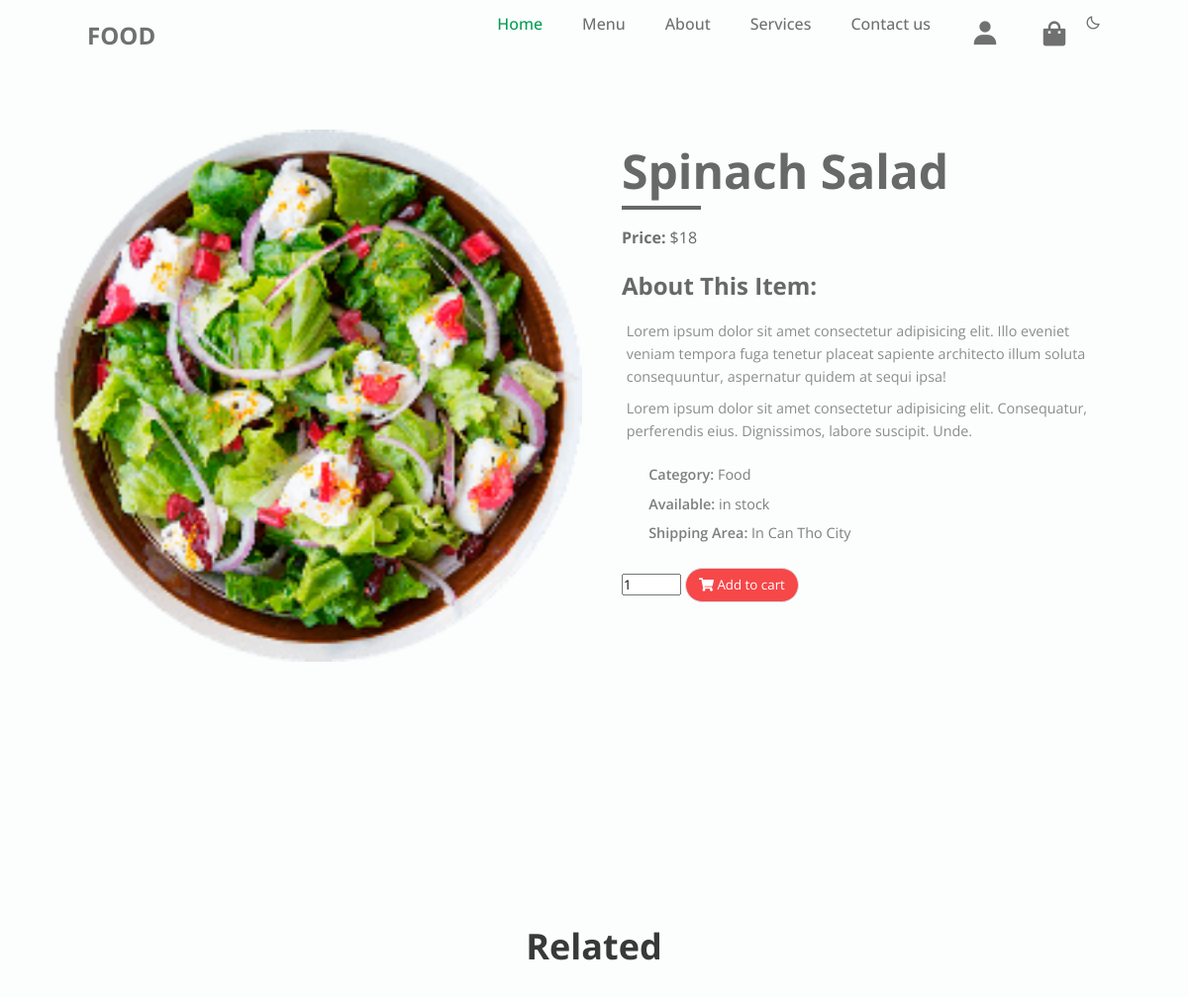
Screenshot of /details.php?&id=10003 with the database file from the repository.
### tables this page shows
create table food(
   food_id int not null primary key,
   food_name varchar(50),
   food_img varchar(50),
   food_price int,
   food_des varchar(50)
);

### product_details.php (shortened to what this page needs)
<?php
$servername = "localhost";
$username = "root";
$password = "";
$dbname = "myfood";
$conn = new mysqli($servername, $username, $password, $dbname);
if(isset($_GET['id'])){
    $id = $_GET['id'];
$sql = "select *from food where food_id=$id";
$result = $conn->query($sql);
if ($result->num_rows > 0) {
 while($row = $result->fetch_assoc()) {
  echo '
  <form action="add_cart.php" mothod="GET">
        <div class = "card">
        <div class = "product-imgs">
          <div class = "img-display">
            <div class = "img-showcase">
              <img src = "'.$row["food_img"].'" alt = "shoe image">
            </div>
          </div>
        </div>
        <div class = "product-content">
          <h2 class = "product-title">'.$row["food_name"].'</h2>
          <div class = "product-price">
            <p class = "new-price">Price: <span>$'.$row["food_price"].'</span></p>
          </div>
          <div class = "product-detail">
            <h2>about this item: </h2>
            <p>Lorem ipsum dolor sit amet consectetur adipisicing elit. Illo eveniet veniam tempora fuga tenetur placeat sapiente architecto illum soluta consequuntur, aspernatur quidem at sequi ipsa!</p>
            <p>Lorem ipsum dolor sit amet consectetur adipisicing elit. Consequatur, perferendis eius. Dignissimos, labore suscipit. Unde.</p>
            <ul>
              <li>Category: <span>'.$row["food_des"].'</span></li>
              <li>Available: <span>in stock</span></li>
              <li>Shipping Area: <span>In Can Tho City</span></li>
            </ul>
          </div>
          <div class = "purchase-info">
            <input type = "number" min = "1" value = "1" name="quantity">
            <input type="hidden" name="id" value="'.$row["food_id"].'" >
            <button type="submit" class = "btn"><i class = "fas fa-shopping-cart"></i> Add to cart</button>
          </div>
        </div>
      </div>
    </form>
        ';
}
} else {
 echo "0 results";
}
}
?>

### assets/css/styles.css (style rules this page uses)
:root { --header-height: 3rem; --first-color: #069C54; --first-color-alt: #048654; --title-color: #393939; --text-color: #707070; --text-color-light: #A6A6A6; --body-color: #FBFEFD; --container-color: #f5f5f5; --body-font: 'Poppins', sans-serif; --biggest-font-size: 2.25rem; --h1-font-size: 1.5rem; --h2-font-size: 1.25rem; --h3-font-size: 1rem; --normal-font-size: .938rem; --small-font-size: .813rem; --smaller-font-size: .75rem; --font-medium: 500; --font-semi-bold: 600; --mb-1: .5rem; --mb-2: 1rem; --mb-3: 1.5rem; --mb-4: 2rem; --mb-5: 2.5rem; --mb-6: 3rem; --z-tooltip: 10; --z-fixed: 100; }
@media screen and (min-width: 768px) { :root { --biggest-font-size: 4rem; --h1-font-size: 2.25rem; --h2-font-size: 1.5rem; --h3-font-size: 1.25rem; --normal-font-size: 1rem; --small-font-size: .875rem; --smaller-font-size: .813rem; } }
*,::before,::after { box-sizing: border-box; }
html { scroll-behavior: smooth; }
body { margin: var(--header-height) 0 0 0; font-family: var(--body-font); font-size: var(--normal-font-size); background-color: var(--body-color); color: var(--text-color); line-height: 1.6; }
h1,h2,h3,p,ul { margin: 0; }
ul { padding: 0; list-style: none; }
img { max-width: 100%; height: auto; }
@media screen and (min-width: 768px) { body { margin: 0; } }

### assets/css/style_details.css (style rules this page uses)
* { box-sizing: border-box; padding: 0; margin: 0; font-family: 'Open Sans', sans-serif; }
body { line-height: 1.5; }
img { width: 60%; display: block; }
.img-display { overflow: hidden; }
.img-showcase { display: flex; width: 100%; transition: all 0.5s ease; }
.img-showcase img { min-width: 100%; }
.product-content { padding: 2rem 1rem; }
.product-title { font-size: 3rem; text-transform: capitalize; font-weight: 700; position: relative; color: #686868; margin: 1rem 0; }
.product-title::after { content: ""; position: absolute; left: 0; bottom: 0; height: 4px; width: 80px; background: #686868; }
.product-price { margin: 1rem 0; font-size: 1rem; font-weight: 700; }
.product-price span { font-weight: 400; }
.new-price span { color: #686868; }
.product-detail h2 { text-transform: capitalize; color: #686868; padding-bottom: 0.6rem; }
.product-detail p { font-size: 0.9rem; padding: 0.3rem; opacity: 0.8; }
.product-detail ul { margin: 1rem 0; font-size: 0.9rem; }
.product-detail ul li { margin: 0; list-style: none; background: url(shoes_images/checked.png) left center no-repeat; background-size: 18px; padding-left: 1.7rem; margin: 0.4rem 0; font-weight: 600; opacity: 0.9; }
.product-detail ul li span { font-weight: 400; }
.purchase-info { margin: 1.5rem 0; }
.purchase-info input { text-decoration: none; }
.purchase-info .btn { border: 1.5px solid #ddd; border-radius: 25px; text-align: center; padding: 0.45rem 0.8rem; outline: 0; margin-right: 0.2rem; margin-bottom: 1rem; }
.purchase-info input { width: 60px; }
.purchase-info .btn { cursor: pointer; color: #fff; }
.purchase-info .btn:first-of-type { background: #256eff; }
.purchase-info .btn:last-of-type { background: #f64749; }
@media screen and (min-width: 992px) { .card { display: grid; grid-template-columns: repeat(2, 1fr); grid-gap: 1.5rem; } }
@media screen and (min-width: 992px) { .product-imgs { display: flex; flex-direction: column; justify-content: center; } }
@media screen and (min-width: 992px) { .product-content { padding-top: 0; } }

### rows the page displays
food: food_img (picture), food_name "Spinach Salad", food_price "18", food_des "Food"
